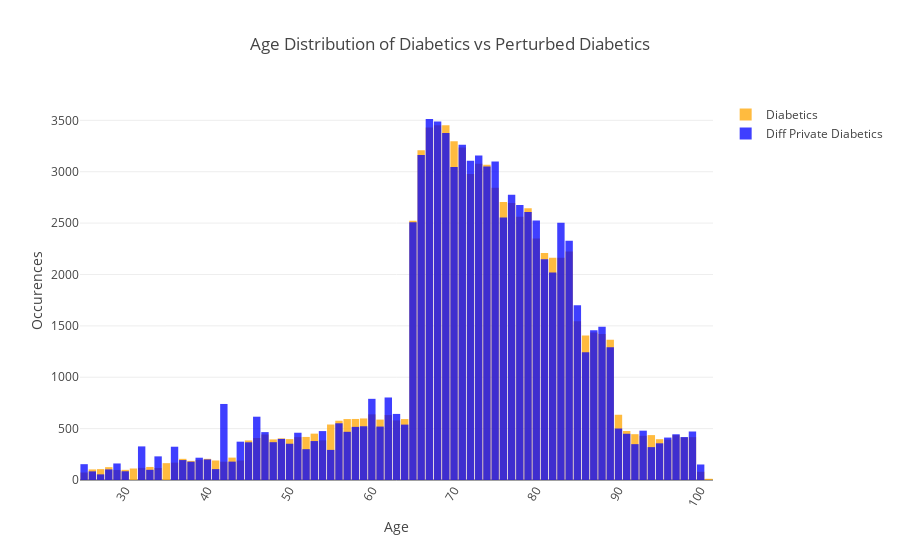

Source (notebook cell):
### Markdown cell above
## Differentially Private Diabetics

### Code cell
from IPython.display import display
from ipywidgets import interact, interactive, fixed, interact_manual
import ipywidgets as widgets
import numpy as np
from collections import Counter

def mean(dataframe):
    tuples = zip(dataframe['age'], dataframe['count'])
    sum_of_numbers = sum(number*count for number, count in tuples)
    count = sum(count for n, count in tuples)
    mean = sum_of_numbers / count
    
    return mean

def perturb_age(counts, epsilon=1):
    
    temp = []
    
    for k,v in zip(counts['age'], counts['count']):
        noise = np.random.laplace(scale=1/epsilon);
        cur_count = np.round(v + noise)
        if cur_count < 0:
            cur_count = 0
        temp.append((k, cur_count))
    
    return pd.DataFrame(temp, columns=['age', 'count'])

def run(button):
    
    DP_diabetics = perturb_age(diabetics, slider.value)
    
    diab_data = go.Bar(x=diabetics['age'], y=diabetics['count'], name="Diabetics", marker=dict(
        color='#FFA500'), opacity=0.75)

    DP_diab_data = go.Bar(x=DP_diabetics['age'], y=DP_diabetics['count'], name="Diff Private Diabetics", marker=dict(
        color='#0000FF'), opacity=0.75)

    layout = go.Layout(
        title='Age Distribution of Diabetics vs Perturbed Diabetics', 
        xaxis={'title':'Age', 'tickangle': 300, 'exponentformat': 'none'}, 
        yaxis={'title':'Occurences'},
        showlegend=True,
        bargap=0.1,
        barmode='overlay')

    data_all = [diab_data, DP_diab_data]

    fig = go.Figure(data=data_all, layout=layout)
    
    iplot(fig, filename='overlaid histogram')
    

button = widgets.Button(description="Run Query")
button.on_click(run)

box = widgets.Box()

slider = widgets.FloatSlider(min=0.001, max=10, value=0.01, step=0.001, description='Epsilon')

display(slider)
display(button)

box

### Figure 1 — Plotly figure (JSON) as saved in the notebook; plotly's stock layout.template omitted (floating-point values rounded to 4 significant figures)
{"data": [{"marker": {"color": "#FFA500"}, "name": "Diabetics", "opacity": 0.75, "type": "bar", "x": [25, 26, 27, 28, 29, 30, 31, 32, 33, 34, 35, 36, 37, 38, 39, 40, 41, 42, 43, 44, 45, 46, 47, 48, 49, 50, 51, 52, 53, 54, 55, 56, 57, 58, 59, 60, 61, 62, 63, 64, 65, 66, 67, 68, 69, 70, 71, 72, 73, 74, 75, 76, 77, 78, 79, 80, 81, 82, 83, 84, 85, 86, 87, 88, 89, 90, 91, 92, 93, 94, 95, 96, 97, 98, 99, 100, 101], "y": [73, 103, 106, 125, 97, 99, 112, 118, 127, 117, 164, 169, 206, 186, 196, 206, 190, 178, 218, 190, 385, 409, 443, 395, 405, 398, 417, 419, 451, 386, 540, 577, 593, 594, 599, 639, 588, 632, 580, 593, 2523, 3209, 3431, 3453, 3452, 3296, 3236, 2977, 3077, 3069, 2845, 2706, 2696, 2561, 2645, 2351, 2208, 2163, 2163, 2223, 1544, 1405, 1436, 1421, 1364, 635, 477, 446, 430, 437, 397, 393, 436, 414, 417, 80, 12]}, {"marker": {"color": "#0000FF"}, "name": "Diff Private Diabetics", "opacity": 0.75, "type": "bar", "x": [25, 26, 27, 28, 29, 30, 31, 32, 33, 34, 35, 36, 37, 38, 39, 40, 41, 42, 43, 44, 45, 46, 47, 48, 49, 50, 51, 52, 53, 54, 55, 56, 57, 58, 59, 60, 61, 62, 63, 64, 65, 66, 67, 68, 69, 70, 71, 72, 73, 74, 75, 76, 77, 78, 79, 80, 81, 82, 83, 84, 85, 86, 87, 88, 89, 90, 91, 92, 93, 94, 95, 96, 97, 98, 99, 100, 101], "y": [154, 84, 55, 103, 161, 85, 0, 327, 99, 230, 0, 324, 194, 178, 217, 200, 106, 740, 179, 373, 367, 616, 466, 368, 400, 353, 460, 300, 379, 476, 293, 552, 469, 517, 523, 790, 520, 803, 643, 539, 2509, 3162, 3513, 3488, 3377, 3047, 3262, 3107, 3159, 3051, 3099, 2555, 2775, 2676, 2607, 2525, 2149, 2020, 2504, 2328, 1701, 1242, 1458, 1492, 1292, 501, 450, 349, 480, 320, 357, 413, 445, 418, 472, 151, 0]}], "layout": {"bargap": 0.1, "barmode": "overlay", "showlegend": true, "title": "Age Distribution of Diabetics vs Perturbed Diabetics", "xaxis": {"exponentformat": "none", "tickangle": 300, "title": "Age"}, "yaxis": {"title": "Occurences"}}}
